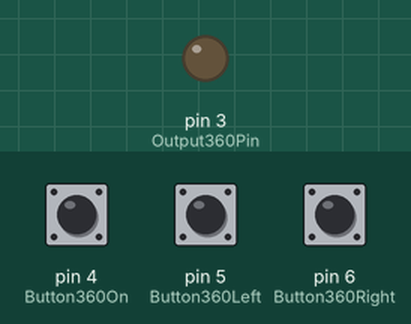
A sketch run on a simulated Arduino Uno, built with avr-gcc and run on an emulated ATmega328P. Shown: output pins drawn as LEDs (lit = HIGH). The test bench sets the inputs (shaded band); at power-on: pin 4 (Button360On) HIGH, pin 5 (Button360Left) HIGH, pin 6 (Button360Right) HIGH.

Above: at 1.2 s.
1.3 s: pin 4 (Button360On) pulled LOW for 0.15 s
At 2.8 s:
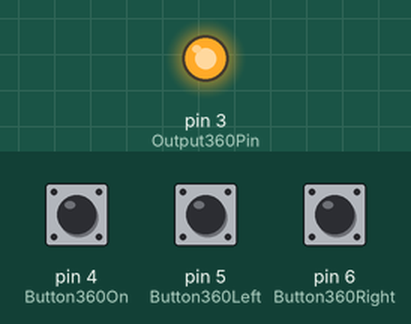
3.1 s: pin 5 (Button360Left) pulled LOW for 0.15 s
4.9 s: pin 6 (Button360Right) pulled LOW for 1 s
At 5.13 s:
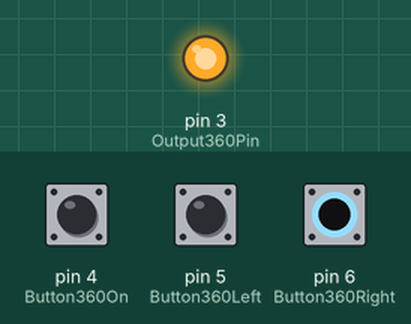
7.9 s: pin 6 (Button360Right) pulled LOW for 3.2 s
At 8.13 s:
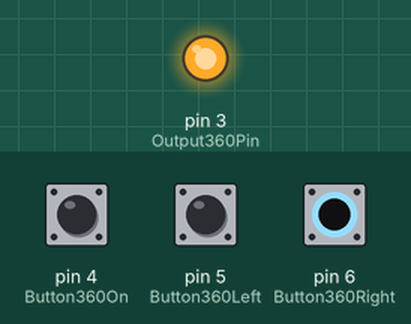
12.6 s: pin 4 (Button360On) pulled LOW for 3.2 s
At 13.03 s:
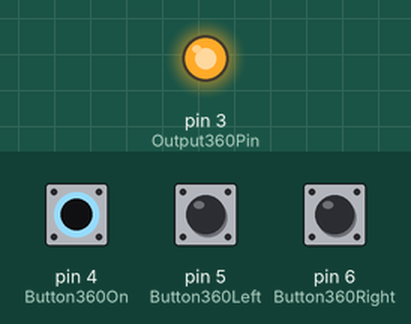
Timing chart, 0 to 17.4 s (numbered marks = the images above; inputs shaded):
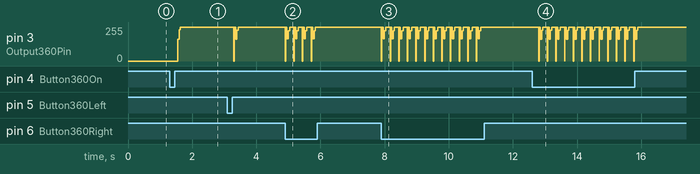

The sketch:

IRButtonPanel.ino
```cpp
#include<arduino.h>


unsigned int IROn[68] = {9080,4470, 580,570, 580,570, 530,570, 580,570, 580,570, 530,570, 580,570, 580,570, 530,1720, 580,1670, 580,1670, 580,1720, 530,1720, 580,1670, 580,1670, 580,1720, 530,570, 580,570, 580,570, 530,570, 580,570, 580,570, 530,570, 580,570, 580,1670, 580,1670, 580,1720, 530,1720, 580,1670, 580,1670, 580,1720, 530,1720, 580};
unsigned int IRUp[68] = {9030,4520, 530,570, 530,620, 530,620, 530,570, 580,570, 530,620, 530,570, 580,570, 530,1720, 580,1720, 530,1720, 530,1720, 530,1720, 580,1720, 530,1720, 530,1720, 530,1720, 580,570, 530,620, 530,570, 530,620, 530,620, 480,620, 580,570, 530,620, 530,1720, 530,1720, 580,1670, 580,1720, 530,1720, 530,1720, 580,1670, 580};
unsigned int IRLeft[68] = {9030,4570, 530,570, 530,620, 530,620, 530,570, 530,620, 530,620, 530,570, 580,570, 530,1720, 530,1720, 580,1720, 530,1720, 530,1720, 530,1720, 580,1720, 480,1770, 530,620, 530,570, 530,1770, 530,570, 580,570, 530,620, 530,570, 530,620, 530,1720, 530,1720, 580,570, 530,1720, 580,1720, 530,1720, 530,1720, 530,1720, 580};
unsigned int IRRight[68] = {9080,4520, 530,570, 580,570, 580,570, 530,570, 580,570, 580,570, 530,570, 580,570, 580,1670, 580,1670, 580,1720, 530,1720, 580,1670, 580,1670, 580,1720, 530,1720, 580,570, 530,1720, 580,1670, 580,570, 580,520, 580,570, 580,570, 580,520, 580,1720, 530,570, 580,570, 580,1670, 580,1670, 580,1720, 580,1670, 580,1670, 580};
unsigned int IRDown[68] = {9080,4470, 580,570, 580,570, 530,570, 580,570, 580,570, 530,570, 580,570, 530,620, 530,1720, 530,1720, 530,1720, 580,1720, 530,1720, 530,1720, 530,1720, 580,1720, 530,1720, 530,620, 530,570, 580,1670, 580,570, 580,570, 530,570, 580,570, 580,570, 530,1720, 530,1720, 580,570, 530,1720, 580,1720, 530,1720, 530,1720, 530};

const int Output360Pin = 3;
const int Button360On = 4;
const int Button360Left = 5;
const int Button360Right = 6;


int State_Button360On =0;
int State_Button360Left  =0;
int State_Button360Right =0;


void setup() {
  // put your setup code here, to run once:
pinMode(Output360Pin, OUTPUT);
pinMode(Button360On, INPUT_PULLUP);
pinMode(Button360Left, INPUT_PULLUP);
pinMode(Button360Right, INPUT_PULLUP);
}

void loop() {
  // put your main code here, to run repeatedly:
 State_Button360On = digitalRead(Button360On);
 State_Button360Left = digitalRead(Button360Left);
 State_Button360Right = digitalRead(Button360Right);

  // check if the pushbutton is pressed. If it is, the buttonState is HIGH:
  if (State_Button360On  == LOW) {
    Serial.println("1");
    delay(200);
    SendIRCommand(1);
  } else if (State_Button360Left  == LOW) {
    Serial.println("2");
    delay(200);
    SendIRCommand(2);
  } else if (State_Button360Right  == LOW) {
    SendIRCommand(3);
    delay(200);
    Serial.println("3");
  }
}


void SendIRCommand(int Command){

Serial.println(Command);

unsigned int IRCommand[68];

switch (Command){
  case 1:
    memcpy(IRCommand, IROn, sizeof(IROn[0])*68);

    break;

  case 2:
    memcpy(IRCommand, IROn, sizeof(IRLeft[0])*68);
    break;

  case 3:
    memcpy(IRCommand, IRRight, sizeof(IROn[0])*68);
    break;

  Default:
  break;
}


for (int i = 0; i < 68; i++) {
  if (i % 2) { //Set Mark
    digitalWrite(Output360Pin, HIGH);
    delayMicroseconds( IRCommand[i] );
  }
  else {
    digitalWrite(Output360Pin, LOW);
    delayMicroseconds( IRCommand[i] );
  }

}

}
```

Measured:
- after the input at 1.3 s, pin 3 (Output360Pin): 0/255 → 255/255 after 0.26 s
- after the input at 4.9 s, pin 3 (Output360Pin): 255/255 → 0/255 at once, then repeats every 0.27 s: 255/255 0.04 s, 166/255 0.04 s, 226/255 0.04 s, 255/255 0.13 s, 0/255 0.01 s, until it stays 255/255 from 5.8 s
- after the input at 7.9 s, pin 3 (Output360Pin): 255/255 → 0/255 at once, then repeats every 0.27 s: 255/255 0.04 s, 166/255 0.04 s, 226/255 0.04 s, 255/255 0.13 s, 0/255 0.01 s, until it stays 255/255 from 11.0 s
- after the input at 12.6 s, pin 3 (Output360Pin): 255/255 → 0/255 after 0.20 s, then repeats every 0.27 s: 255/255 0.04 s, 163/255 0.04 s, 230/255 0.04 s, 255/255 0.13 s, 0/255 0.01 s, until it stays 255/255 from 15.9 s
